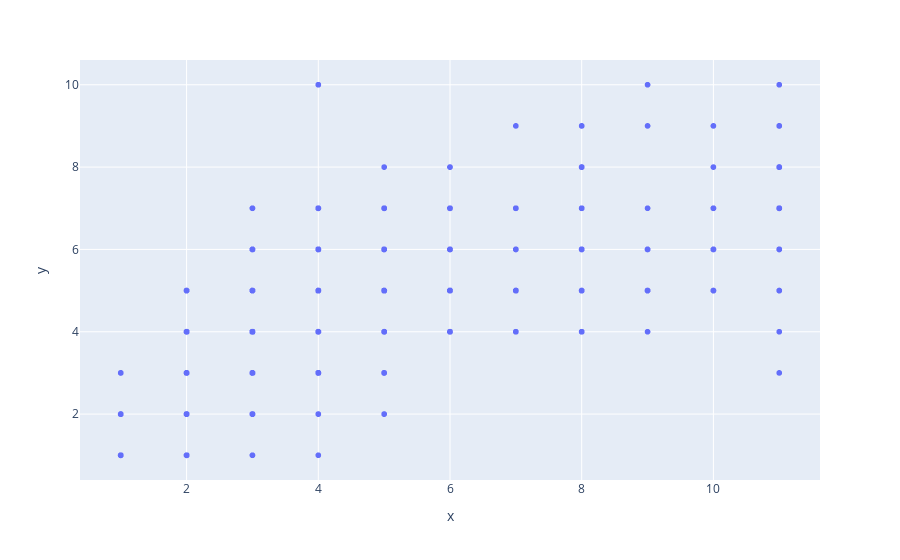

The notebook cell saved with this chart:
### Code cell
px.scatter(y=datasets['floors'], x = datasets['rooms'])

### Figure 1 — Plotly figure (JSON) as saved in the notebook; plotly's stock layout.template omitted (floating-point values rounded to 4 significant figures; data arrays with more than 128 entries replaced by an {"elided": "..."} marker saying what was removed)
{"data": [{"hovertemplate": "x=%{x}<br>y=%{y}<extra></extra>", "legendgroup": "", "marker": {"color": "#636efa", "symbol": "circle"}, "mode": "markers", "name": "", "showlegend": false, "type": "scattergl", "x": {"elided": "5401 int values"}, "xaxis": "x", "y": {"elided": "5401 int values"}, "yaxis": "y"}], "layout": {"legend": {"tracegroupgap": 0}, "margin": {"t": 60}, "xaxis": {"anchor": "y", "domain": [0, 1], "title": {"text": "x"}}, "yaxis": {"anchor": "x", "domain": [0, 1], "title": {"text": "y"}}}}
